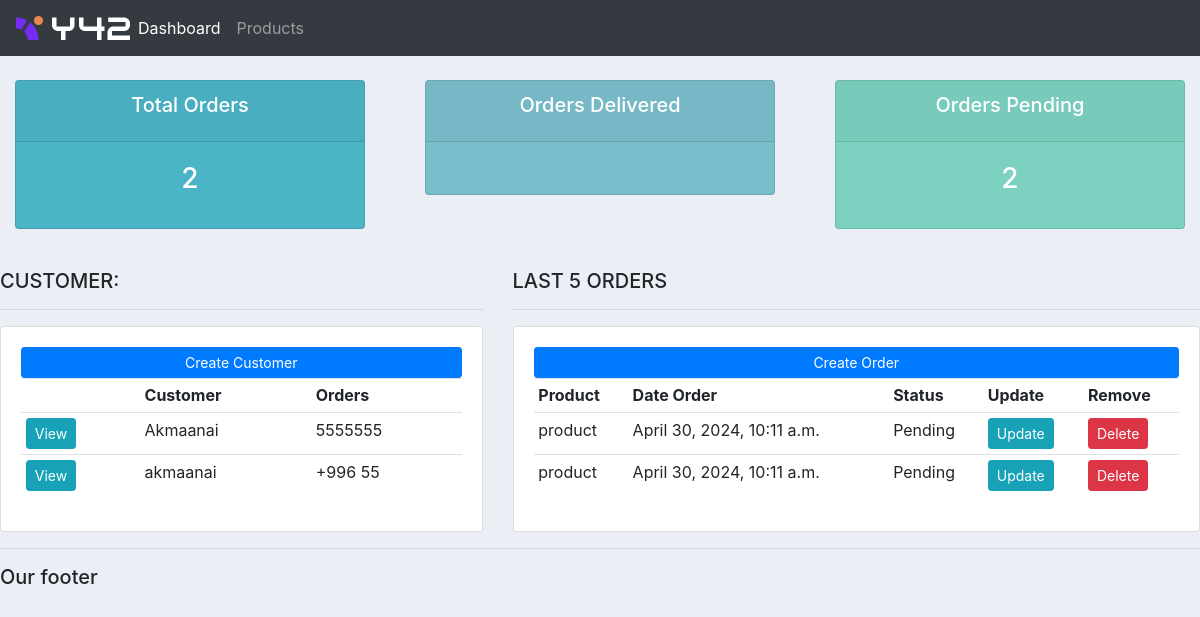
The page / on the database its author committed.
### accounts/models.py (models this page shows, shortened)
class Customer(models.Model):
    name = models.CharField(max_length=200)
    phone = models.CharField(max_length=200)
    email = models.CharField(max_length=200)
    date_create = models.DateTimeField(auto_now_add = True,null=True)

class Order(models.Model):
    STATUS = (
        ('Pending','Pending'),
        ('Out for deliver','Out for deliver'),
        ('Deliver','deliver')
    )
    customer = models.ForeignKey(Customer,null=True,on_delete = models.SET_NULL)
    product = models.ForeignKey(Product,null=True,on_delete = models.SET_NULL)
    date_create = models.DateTimeField(auto_now_add = True,null=True)
    status  = models.CharField(max_length=200,null=True,choices=STATUS)

class Product(models.Model):
    CATEGORY = (
        ('Indoor','Indoor'),
        ('Out Door','Out Door'),
    )
    name = models.CharField(max_length=200)
    price = models.IntegerField(max_length=200)
    category = models.CharField(max_length=200,null=True,choices=CATEGORY)
    description = models.DateTimeField(auto_now_add = True,null=True,blank=True)
    date_create = models.DateTimeField(auto_now_add = True,null=True)
    tags = models.ManyToManyField(Tag)
    def __str__(self):
        return self.name

### accounts/views.py (the view)
# urls.py: path('', views.home,name='home'),
def home(request):
    orders = Order.objects.all()
    customers = Customer.objects.all()
    total_customers = customers.count()
    total_orders =Order.objects.count()
    deliverd = orders.filter(status='Delivered').count()
    pending = orders.filter(status='Pending').count()
    context = {'orders':orders,'customers':customers,
               'total_customers':total_customers,
               'total_orders':total_orders,'deliverd':deliverd,
               'pending':pending
               }
    return render(request,'accounts/dashboard.html',context)

### accounts/templates/accounts/dashboard.html
{% extends 'accounts/main.html' %}
{% block content %}
{% include 'accounts/status.html' %}
<br>
<div class="row">
    <div class=" col-md-5">
        <h5>CUSTOMER:</h5>
        <hr>
        <div class="card card-body">
            <a class="btn btn-primary btn-sm btn-block" href="">Create Customer</a>
            <table class="table table-sm">
                <tr>
                    <th></th>
                    <th>Customer</th>
                    <th>Orders</th>
                </tr>
                {% for customer in customers %}
                    <tr>
                        <td><a class="btn btn-sm btn-info" href="{% url 'customer'  customer.id %}">View</a></td>
                        <td>{{customer.name}}</td>
                        <td>{{customer.phone}}</td>
                    </tr>
                {% endfor %}
            </table>
        </div>
    </div>
    <div class="col-md-7">
        <h5>LAST 5 ORDERS</h5>
        <hr>
        <div class="card card-body">
            <a class="btn btn-primary btn-sm btn-block" href="{% url 'create_order' %}">Create Order</a>
            <table class="table table-sm">
                <tr>
                    <th>Product</th>
                    <th>Date Order</th>
                    <th>Status</th>
                    <th>Update</th>
                    <th>Remove</th>
                </tr>
                {% for order in orders %}
                <tr>
                    <td>{{order.product}}</td>
                    <td>{{order.date_create}}</td>
                    <td>{{order.status}}</td>
                    <td> <a class="btn btn-sm btn-info" href="#"> Update</a></td>
                    <td> <a class="btn btn-sm btn-danger" href="#"> Delete</a></td>
                </tr>
            {% endfor %}
            </table>
        </div>
    </div>
</div>
{% endblock content %}

### accounts/templates/accounts/main.html (shortened to what this page needs)
{% load static %}
<!DOCTYPE html>
<html lang="en">
<head>
    <link rel="stylesheet" href="https://cdn.jsdelivr.net/npm/bootstrap@4.4.1/dist/css/bootstrap.min.css"
>
    <link rel="stylesheet" type="text/css" href="{% static '/css/main.css' %}">
</head>
<body>
    {% include 'accounts/navbar.html' %}
    {% block content %}
    {% endblock %}
    <hr>
    <h5>Our footer</h5>
</body>
</html>

### accounts/templates/accounts/navbar.html (shortened to what this page needs)
{%  load static %}
<nav class="navbar navbar-expand-lg navbar-dark bg-dark">
  <img src="{% static 'images/logo.png' %}" alt="">
    <div class="collapse navbar-collapse" id="navbarNav">
      <ul class="navbar-nav">
        <li class="nav-item active">
          <a class="nav-link" href="{% url 'home' %}">Dashboard</a>
        </li>
        <li class="nav-item">
          <a class="nav-link" href="{% url 'product' %}">Products</a>
        </li>
      </ul>
    </div>
  </nav>

### accounts/templates/accounts/status.html (shortened to what this page needs)
<br>
<div class="row">
	<div class="col">
		<div class="col-md">
			<div class="card text-center text-white  mb-3" id="total-orders">
			  	<div class="card-header">
			  		<h5 class="card-title">Total Orders</h5>
			  	</div>
			  	<div class="card-body">
			    	<h3 class="card-title">{{total_orders}}</h3>
			  	</div>
			</div>
		</div>
	</div>
	<div class="col">
		<div class="col-md">
			<div class="card text-center text-white  mb-3" id="orders-delivered">
			  	<div class="card-header">
			  		<h5 class="card-title">Orders Delivered</h5>
			  	</div>
			  	<div class="card-body">
			  	</div>
			</div>
		</div>
	</div>
	<div class="col">
		<div class="col-md">
			<div class="card text-center text-white  mb-3" id="orders-pending">
			  	<div class="card-header">
			  		<h5 class="card-title">Orders Pending</h5>
			  	</div>
			  	<div class="card-body">
			    	<h3 class="card-title">{{pending}}</h3>
			  	</div>
			</div>
		</div>
	</div>
</div>

### static/css/main.css (style rules this page uses)
body { background-color: #ebeff5; }
#total-orders { background-color: #4cb4c7; }
#orders-delivered { background-color: #7abecc; }
#orders-pending { background-color: #7CD1C0; }

### rows shown on the page
Customer: name "Akmaanai", phone "5555555"
Customer: name "akmaanai", phone "+996 55"
Order: product "product", date_create "April 30, 2024, 10:11 a.m.", status "Pending"
Order: product "product", date_create "April 30, 2024, 10:11 a.m.", status "Pending"

### other values the page prints
{{ total_orders }} "2"
{{ pending }} "2"
